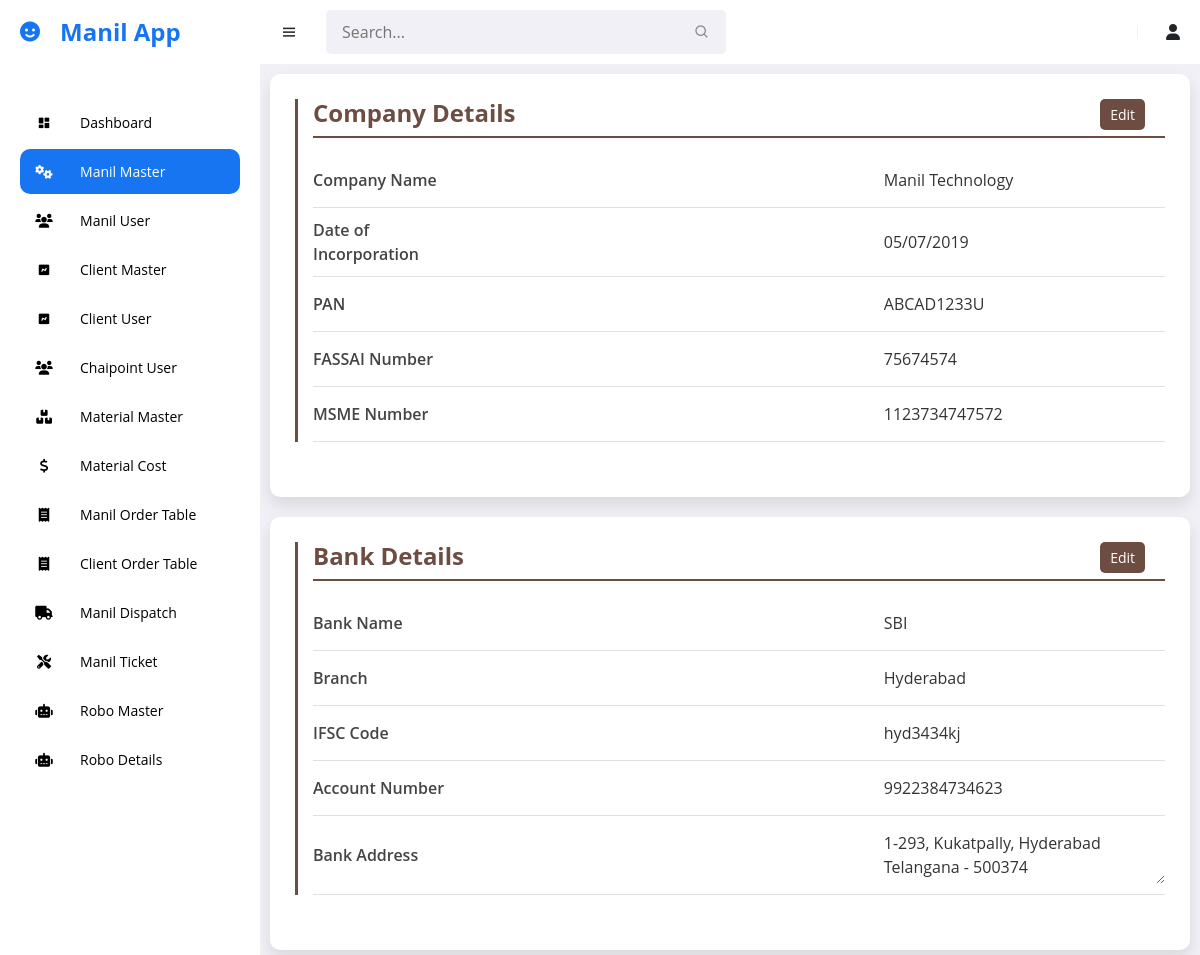
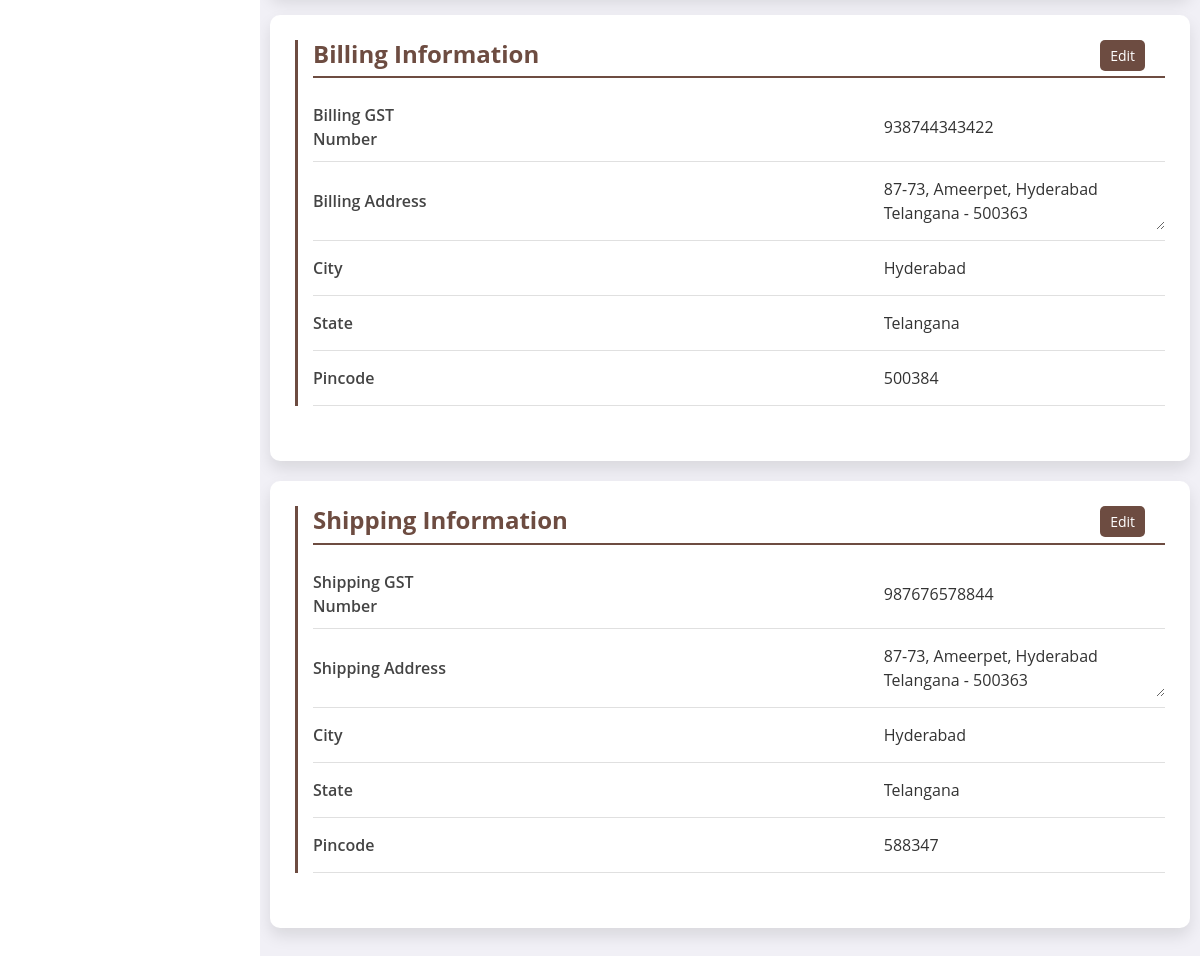
The page /manil/manil_master (signed in) on the database its author committed (2 pictures, top to bottom).
### manil_app/models.py (models this page shows, shortened)
class Manil_db(models.Model):
    company_name = models.CharField(max_length=255)
    date_of_incorporation = models.DateField()
    pan = models.CharField(max_length=50, unique=True)
    fssai_number = models.CharField(max_length=50, blank=True, null=True)
    msme_number = models.CharField(max_length=50, blank=True, null=True)
    bank_name = models.CharField(max_length=100)
    branch = models.CharField(max_length=100)
    ifsc = models.CharField(max_length=50)
    account_number = models.CharField(max_length=50)
    bank_address = models.TextField()
    billing_gst_number = models.CharField(max_length=50, unique=True)
    billing_address = models.TextField()
    billing_city = models.CharField(max_length=50, null=True)
    billing_state = models.CharField(max_length=50, null=True)
    billing_pin = models.BigIntegerField(null=True)
    shipping_gst_number = models.CharField(max_length=50, unique=True)
    shipping_address = models.TextField()
    shipping_city = models.CharField(max_length=50, null=True)
    shipping_state = models.CharField(max_length=50, null=True)
    shipping_pin = models.BigIntegerField(null=True)

### manil_app/views.py (the view, shortened to what this page needs)
# urls.py: path('manil_master', manil_master, name='manil_master'),
def manil_master(request):
    user_id = request.session.get('user_id')
    data = Manil_User.objects.get(user_id = user_id)
    C_data = Manil_db.objects.first()
    return render (request, 'manil_temp/manil_master.html', {'data':data, 'C_data':C_data})

### templates/manil_temp/manil_master.html (shortened to what this page needs)
{% extends "manil_temp/base.html" %}
{% load static %}
{% block styles %}
    <link rel="stylesheet" href="{% static 'manil/css/manil_master.css' %}">
{% endblock styles %}
{% block content %}
<div class="profile-container">
  <div class="profile-section">
    <h2 class="section-heading">Company Details</h2>
    <form action="" method="post" id="form1">
      <div class="profile-item">
        <div class="profile-item-title">Company Name</div>
        <input type="text" class="editable-input" name="company_name" id="company_name" placeholder="" value="{{C_data.company_name}}" readonly>
      </div>
      <div class="profile-item">
        <div class="profile-item-title">Date of Incorporation</div>
        <input type="date" class="editable-input" name="date_of_incorporation" id="date_of_incorporation" value="{{C_data.date_of_incorporation|date:'Y-m-d'}}" readonly>
      </div>
      <div class="profile-item">
        <div class="profile-item-title">PAN</div>
        <input type="text" class="editable-input" name="pan" id="pan" value="{{C_data.pan}}" readonly>
      </div>
      <div class="profile-item">
        <div class="profile-item-title">FASSAI Number</div>
        <input type="number" class="editable-input" name="fssai_number" id="fssai_number" value="{{C_data.fssai_number}}" readonly>
      </div>
      <div class="profile-item">
        <div class="profile-item-title">MSME Number</div>
        <input type="number" class="editable-input" name="msme_number" id="msme_number" value="{{C_data.msme_number}}" readonly>
      </div>
      <button class="edit-btn" type="button" id="edit_1" onclick="enable_form1()">Edit</button>
    </form>
  </div>
</div>
  <div class="profile-container">
    <div class="profile-section">
      <h2 class="section-heading">Bank Details</h2>
      <form action="" method="post" id="form2">
        <div class="profile-item">
          <div class="profile-item-title">Bank Name</div>
          <input type="text" class="editable-input" name="bank_name" id="bank_name" value="{{C_data.bank_name}}" readonly>
        </div>
        <div class="profile-item">
          <div class="profile-item-title">Branch</div>
          <input type="text" class="editable-input" name="branch" id="branch" value="{{C_data.branch}}" readonly>
        </div>
        <div class="profile-item">
          <div class="profile-item-title">IFSC Code</div>
          <input type="text" class="editable-input" name="ifsc" id="ifsc" value="{{C_data.ifsc}}" readonly>
        </div>
        <div class="profile-item">
          <div class="profile-item-title">Account Number</div>
          <input type="number" class="editable-input" name="account_number" id="account_number" value="{{C_data.account_number}}" readonly>
        </div>
        <div class="profile-item">
          <div class="profile-item-title">Bank Address</div>
          <textarea class="editable-input" name="bank_address" id="bank_address"  readonly>{{C_data.bank_address}}</textarea>
        </div>
        <button class="edit-btn" type="button" id="edit_2" onclick="enable_form2()">Edit</button>
      </form>
    </div>
  </div>
  <div class="profile-container">
    <div class="profile-section">
      <h2 class="section-heading">Billing Information</h2>
      <form action="" method="post" id="form3">
        <div class="profile-item">
          <div class="profile-item-title">Billing GST Number</div>
          <input type="text" class="editable-input" name="billing_gst_number" id="billing_gst_number" value="{{C_data.billing_gst_number}}" readonly>
        </div>
        <div class="profile-item">
          <div class="profile-item-title">Billing Address</div>
          <textarea class="editable-input" name="billing_address" id="billing_address"  readonly>{{C_data.billing_address}}</textarea>
        </div>
        <div class="profile-item">
          <div class="profile-item-title">City</div>
          <input type="text" class="editable-input" name="billing_city" id="billing_city" value="{{C_data.billing_city}}" readonly>
        </div>
        <div class="profile-item">
          <div class="profile-item-title">State</div>
          <input type="text" class="editable-input" name="billing_state" id="billing_state" value="{{C_data.billing_state}}" readonly>
        </div>
        <div class="profile-item">
          <div class="profile-item-title">Pincode</div>
          <input type="number" class="editable-input" name="billing_pin" id="billing_pin" value="{{C_data.billing_pin}}" readonly>
        </div>
        <button class="edit-btn" type="button" id="edit_3" onclick="enable_form3()">Edit</button>
      </form>
    </div>
  </div>
  <div class="profile-container">
    <div class="profile-section">
      <h2 class="section-heading">Shipping Information</h2>
      <form action="" method="post" id="form4">
        <div class="profile-item">
            <div class="profile-item-title">Shipping GST Number</div>
            <input type="text" class="editable-input" name="shipping_gst_number" id="shipping_gst_number" value="{{C_data.shipping_gst_number}}" readonly>
        </div>
        <div class="profile-item">
          <div class="profile-item-title">Shipping Address</div>
          <textarea class="editable-input" name="shipping_address" id="shipping_address"   readonly>{{C_data.shipping_address}}</textarea>
        </div>
        <div class="profile-item">
          <div class="profile-item-title">City</div>
          <input type="text" class="editable-input" name="shipping_city" id="shipping_city" value="{{C_data.shipping_city}}" readonly>
        </div>
        <div class="profile-item">
          <div class="profile-item-title">State</div>
          <input type="text" class="editable-input" name="shipping_state" id="shipping_state" value="{{C_data.shipping_state}}" readonly>
        </div>
        <div class="profile-item">
          <div class="profile-item-title">Pincode</div>
          <input type="number" class="editable-input" name="shipping_pin" id="shipping_pin" value="{{C_data.shipping_pin}}" readonly>
        </div>
        <button class="edit-btn" type="button" id="edit_4" onclick="enable_form4()">Edit</button>
      </form>
    </div>
  </div>
{% endblock content %}

### static/manil/css/manil_master.css (style rules this page uses)
.profile-container { max-width: 100%; padding: 25px; background-color: white; box-shadow: 0px 8px 16px rgba(0, 0, 0, 0.1); border-radius: 10px; margin-bottom: 20px; }
.section-heading { font-size: 24px; font-weight: bolder; margin-bottom: 15px; font-weight: 700; color: #6d4c41; border-bottom: 2px solid #6d4c41; padding-bottom: 8px; opacity: 0; transform: translateY(20px); animation: fadeInUp 0.8s ease forwards; }
.profile-section { margin-bottom: 30px; padding-left: 15px; border-left: 3px solid #6d4c41; opacity: 0; transform: translateY(20px); animation: fadeInUp 1s ease forwards; }
.profile-item { display: flex; justify-content: space-between; align-items: center; padding: 10px 0; border-bottom: 1px solid #e0e0e0; }
.profile-item-title { font-weight: 600; color: #444; font-size: 16px; width: 50%; }
.editable-input { border: none; background-color: transparent; font-size: 16px; width: 100%; color: #333; padding: 5px; margin-left: 50%; white-space: normal; word-wrap: break-word; word-break: break-word; overflow-wrap: break-word; }
.edit-btn, .save-btn { background-color: #6d4c41; color: white; border: none; padding: 5px 10px; cursor: pointer; border-radius: 5px; font-size: 14px; position: absolute; top: 0; right: 20px; }

### templates/manil_temp/base.html (style rules this page uses)
* { font-family: 'Open Sans', sans-serif; margin: 0; padding: 0; box-sizing: border-box; }
:root { --grey: #F1F0F6; --dark-grey: #8D8D8D; --light: #fff; --dark: #000; --green: #81D43A; --light-green: #E3FFCB; --blue: #1775F1; --light-blue: #D0E4FF; --dark-blue: #0C5FCD; --red: #FC3B56; }
body { background-color: var(--grey); }

### rows shown on the page
Manil_db: company_name "Manil Technology", date_of_incorporation "05/07/2019", pan "ABCAD1233U", fssai_number "75674574", msme_number "1123734747572", bank_name "SBI", branch "Hyderabad", ifsc "hyd3434kj", account_number "9922384734623", bank_address "1-293, Kukatpally, Hyderabad Telangana - 500374", billing_gst_number "938744343422", billing_address "87-73, Ameerpet, Hyderabad Telangana - 500363", billing_city "Hyderabad", billing_state "Telangana", billing_pin "500384", shipping_gst_number "987676578844", shipping_address "87-73, Ameerpet, Hyderabad Telangana - 500363", shipping_city "Hyderabad", shipping_state "Telangana", shipping_pin "588347"
